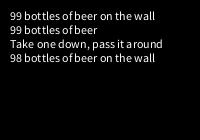
Frame 1 (no input)
Frame 60 (the mouse pressed at the canvas centre just before this capture): identical to frame 1, image omitted
Frame 120 (the mouse held since frame 60 and released just before this capture): identical to frame 1, image omitted

The Processing sketch that drew this single still picture (run headless with seeded random() and noise(); from frame 60 on, the mouse is pressed at the canvas centre):

// Processing sketch: NinetyNineBottles_Viz
// ── NinetyNineBottles_Viz.pde
/**
 * NinetyNineBottles, Visual with Animation
 * https://rosettacode.org/wiki/99_Bottles_of_Beer#Processing
 * Processing 3.4
 * 2019-12-19 Jeremy Douglass
 *
 * Task:
 * 
 * Display the complete lyrics for the song:
 * 99 Bottles of Beer on the Wall.
 * 
 * The lyrics follow this form:
 * 
 *   99 bottles of beer on the wall
 *   99 bottles of beer
 *   Take one down, pass it around
 *   98 bottles of beer on the wall
 *   
 *   98 bottles of beer on the wall
 *   98 bottles of beer
 *   Take one down, pass it around
 *   97 bottles of beer on the wall
 *   
 * ... and so on, until reaching 0.
 * 
 * Grammatical support for "1 bottle of beer" is optional.
 * 
 * As with any puzzle, try to do it in as creative/concise/comical
 * a way as possible (simple, obvious solutions allowed, too).
 */

// This approach uses Processing's draw loop to display text on the sketch
// canvas, with a global counter for bottles--draw() is called at the default
// 60fps, and acts as the for loop. One round of lyrics is displayed at a time,
// and the counter advances by checking Processing's built-in frameCount.
// Lyrics may also be advanced manually by clicking the mouse on the canvas. 

int i = 99;
void setup() {
  size(200, 140);
}
void draw() {
  background(0);
  text(i + " bottles of beer on the wall\n"
    + i + " bottles of beer\nTake one down, pass it around\n"
    + (i - 1) + " bottles of beer on the wall\n\n", 
    10, 20);
  if (frameCount%240==239) next();  // auto-advance every 4 secs
}
void mouseReleased() {
  next();  // manual advance
}
void next() {
  i = max(i-1, 1);  // stop decreasing at 1-0 bottles
}
